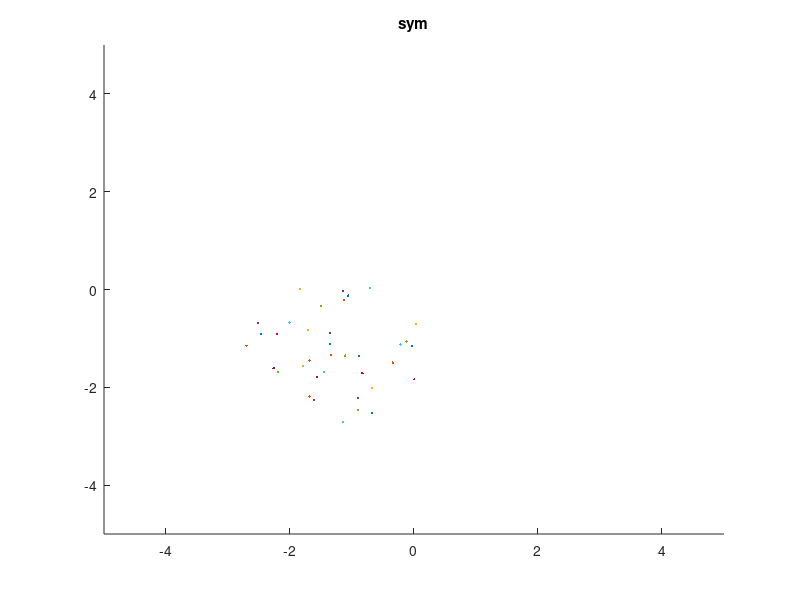
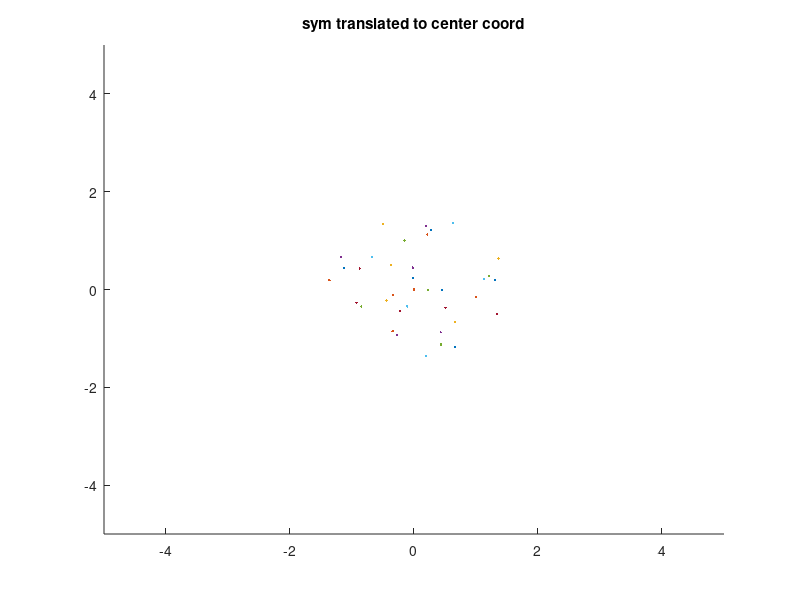
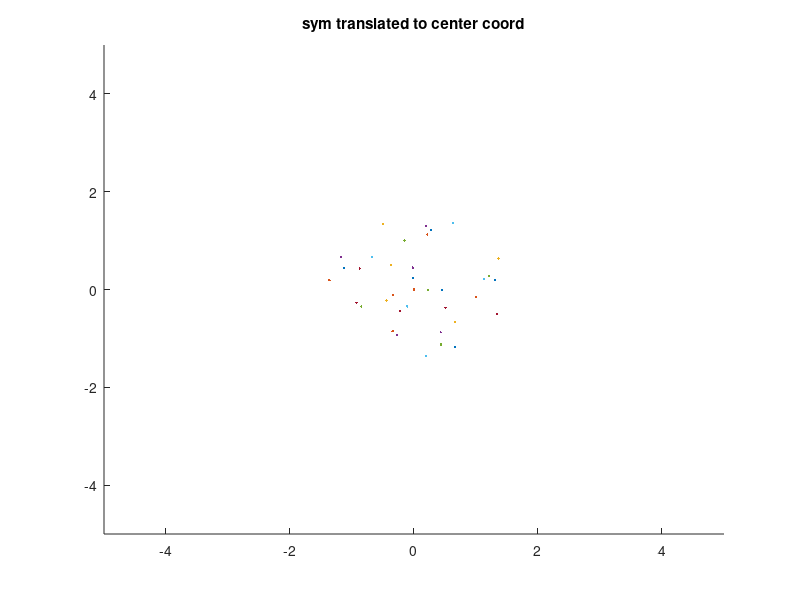
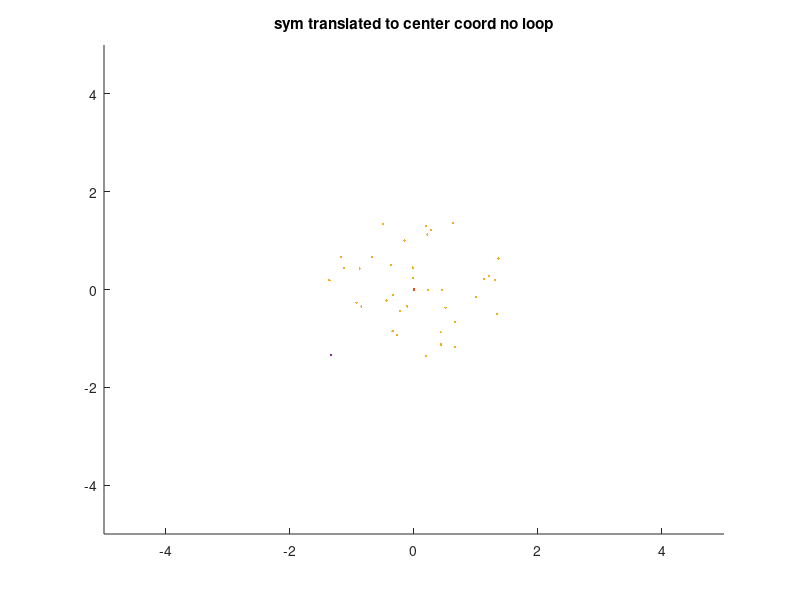

Write the MATLAB code that produced these figures, in order.
close all 
clear all
%%
rect= [ 0 0 34 34];
    refOri=deg2rad(135);

dotDiameter = 0.1; % dot size in degrees
dotSizePix = round(dotDiameter * rect(4)); % dot size in pixels

compartmentSize = 0.16; % in degrees
jitterSize = 0.04; % in degrees

pix_deg=34;
pix_deg=1;

offsetx= 0;
offsety= 0;
theeccentricity_X= offsetx*pix_deg;
theeccentricity_Y= offsety*pix_deg;


% dots in one half ot the symmetrical configuration
numDots = 18;

% calculate positions for one side of symmetric pattern
cols = setdiff(1:9, 9); % exclude middle column
rows = randperm(18, numDots);
numDotsPerCol = [3 3 2 2 2 2 2 2];
numDotsPerCol = numDotsPerCol(randperm(8));
dotPositions = zeros(18, 9);
for c = 1:length(cols)
    colIdx = cols(c);
    colRows = find(dotPositions(:, colIdx));
    if length(colRows) < numDotsPerCol(c)
        % place dots in empty rows
        emptyRows = setdiff(1:18, colRows);
        newRows = emptyRows(randperm(length(emptyRows), numDotsPerCol(c)-length(colRows)));
        dotPositions(newRows, colIdx) = 1;
    end
end
rowIdx = find(dotPositions);
rowIdx = rowIdx(randperm(length(rowIdx)));
dotPositions(rowIdx(1:18)) = rows;

% generate grid
[x, y] = meshgrid((0:17)*compartmentSize, (0:17)*compartmentSize);

 x=x(:,2:end);
 y=y(:,2:end);

x=x(dotPositions~=0);
y=y(dotPositions~=0);

% jitter dot positions within the grid
dotX = x + (rand(size(x))-0.5)*jitterSize*2;
dotY = y + (rand(size(y))-0.5)*jitterSize*2;

% generate symmetric pattern by mirroring
dotX = [dotX; - dotX];
dotY = [dotY; dotY];

% apply orientation offset of 45 degrees
theta = refOri;
rotationMatrix = [cos(theta) -sin(theta); sin(theta) cos(theta)];
% to recenter the configuration after the rotation
rotcompens=(90-mod(rad2deg(theta), 90))/100;
dotPositions = rotationMatrix * [dotX'; dotY'];

dotX = dotPositions(1,:)';
dotY = dotPositions(2,:)';

% center of the configuration
Xc=(max(dotX)+min(dotX))/2;
Yc=(max(dotY)+min(dotY))/2;

newXc=rotcompens*Xc;
newYc=1-rotcompens*Yc;

Xr =  (dotX)*cos(theta) + (dotY)*sin(theta) + Xc;
Yr = -(dotX)*sin(theta) + (dotY)*cos(theta) + Yc;

% convert positions to pixels
dotXpix = dotX * rect(3);
dotYpix = dotY * rect(4);



figure
for i = 1:length(dotX)
%    Screen('DrawDots', win, [dotX(i) dotY(i)], dotSizePix, dotColor, [], 1);
    scatter(dotX(i), dotY(i), dotSizePix,'filled', 'w');
    hold on
end
set(gca,'color',[0.5 0.5 0.5])
xlim([-5 5])
ylim([-5 5])
title('sym')
hold on
    scatter(Xc, Yc, dotSizePix,'filled', 'r');

print('symmetric_dots', '-dpng', '-r300'); %<-Save as PNG with 300 DPI


% subtracxting Xc and Yc from coordinates centers the configuration to [0,
% 0]. Once you have this, you can add x and y offsets
figure
for i = 1:length(dotX)
%    Screen('DrawDots', win, [dotX(i) dotY(i)], dotSizePix, dotColor, [], 1);
    scatter(dotX(i)-Xc, dotY(i)-Yc, dotSizePix,'filled', 'w');
    hold on
end
set(gca,'color',[0.5 0.5 0.5])
xlim([-5 5])
ylim([-5 5])
title('sym translated to center coord')
hold on
    scatter(0, 0, dotSizePix,'filled', 'r');

print('symmetric_dots_transf', '-dpng', '-r300'); %<-Save as PNG with 300 DPI


% add a specific ofsset center for the configuration
figure
for i = 1:length(dotX)
%    Screen('DrawDots', win, [dotX(i) dotY(i)], dotSizePix, dotColor, [], 1);
    scatter(dotX(i)-Xc+theeccentricity_X, dotY(i)-Yc+theeccentricity_Y, dotSizePix,'filled', 'w');
    hold on
end
set(gca,'color',[0.5 0.5 0.5])
xlim([-5 5])
ylim([-5 5])
title('sym translated to center coord')
hold on
    scatter(theeccentricity_X, theeccentricity_Y, dotSizePix,'filled', 'r');

print('symmetric_dots_transfOffset', '-dpng', '-r300'); %<-Save as PNG with 300 DPI



figure
%    Screen('DrawDots', win, [dotX(i) dotY(i)], dotSizePix, dotColor, [], 1);
    scatter(dotX-Xc+theeccentricity_X, dotY-Yc+theeccentricity_Y, dotSizePix,'filled', 'w');

set(gca,'color',[0.5 0.5 0.5])
xlim([-5 5])
ylim([-5 5])
title('sym translated to center coord no loop')
hold on
    scatter(theeccentricity_X, theeccentricity_Y, dotSizePix,'filled', 'r');
hold on
    scatter(dotX-Xc, dotY-Yc, dotSizePix,'filled', 'w');
hold on
    scatter(Xc, Yc, dotSizePix,'filled', 'g');

print('symmetric_dots_transfOffset', '-dpng', '-r300'); %<-Save as PNG with 300 DPI


d=1;


% 
% figure
% for i = 1:length(dotX)
% %    Screen('DrawDots', win, [dotX(i) dotY(i)], dotSizePix, dotColor, [], 1);
%     scatter(Xr(i), Yr(i), 35,'filled', 'w');
%     hold on
% end
% set(gca,'color',[0.5 0.5 0.5])
% xlim([-5 5])
% ylim([-5 5])

%% figure 2: comparisons


% apply orientation offset of 45 degrees
theta = refOri+deg2rad(0);
rotationMatrix = [cos(theta) -sin(theta); sin(theta) cos(theta)];
dotPositions = rotationMatrix * [dotX'; dotY'];
dotX = dotPositions(1,:)';
dotY = dotPositions(2,:)';
% dotX=dotX(2:end)
% dotY=dotY(2:end)
% convert positions to pixels
dotX = dotX * rect(3);
dotY = dotY * rect(4);

% plot dots
dotColor = [1 1 1];
dotSizePix = round(dotDiameter * rect(4));


figure
for i = 1:length(dotX)
    scatter(dotX(i), dotY(i), 35,'filled', 'w');
    hold on
    title ('dots zoomed in')
end
set(gca,'color',[0.5 0.5 0.5])
